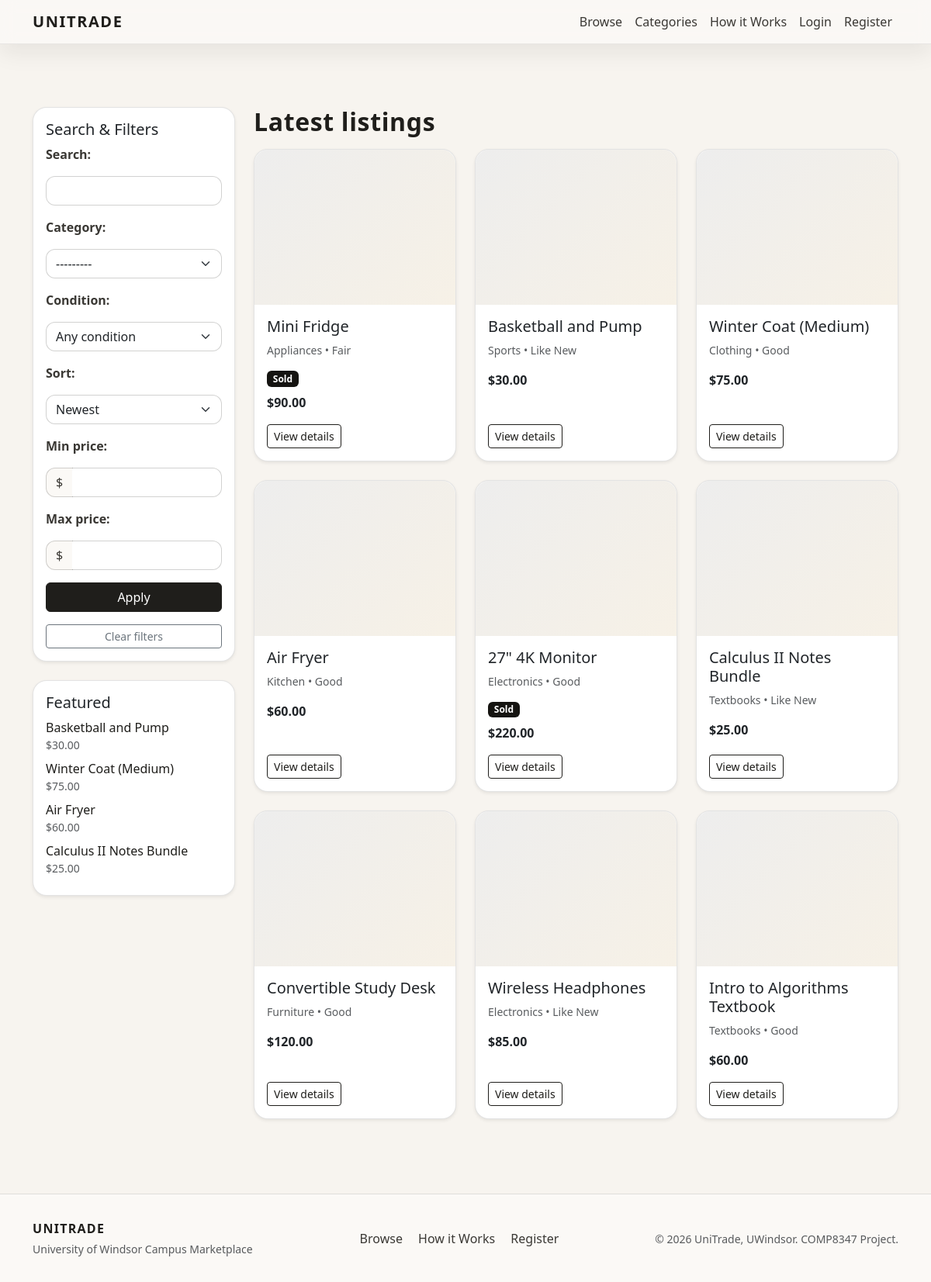
/browse/, run on an earlier commit of the app's database.
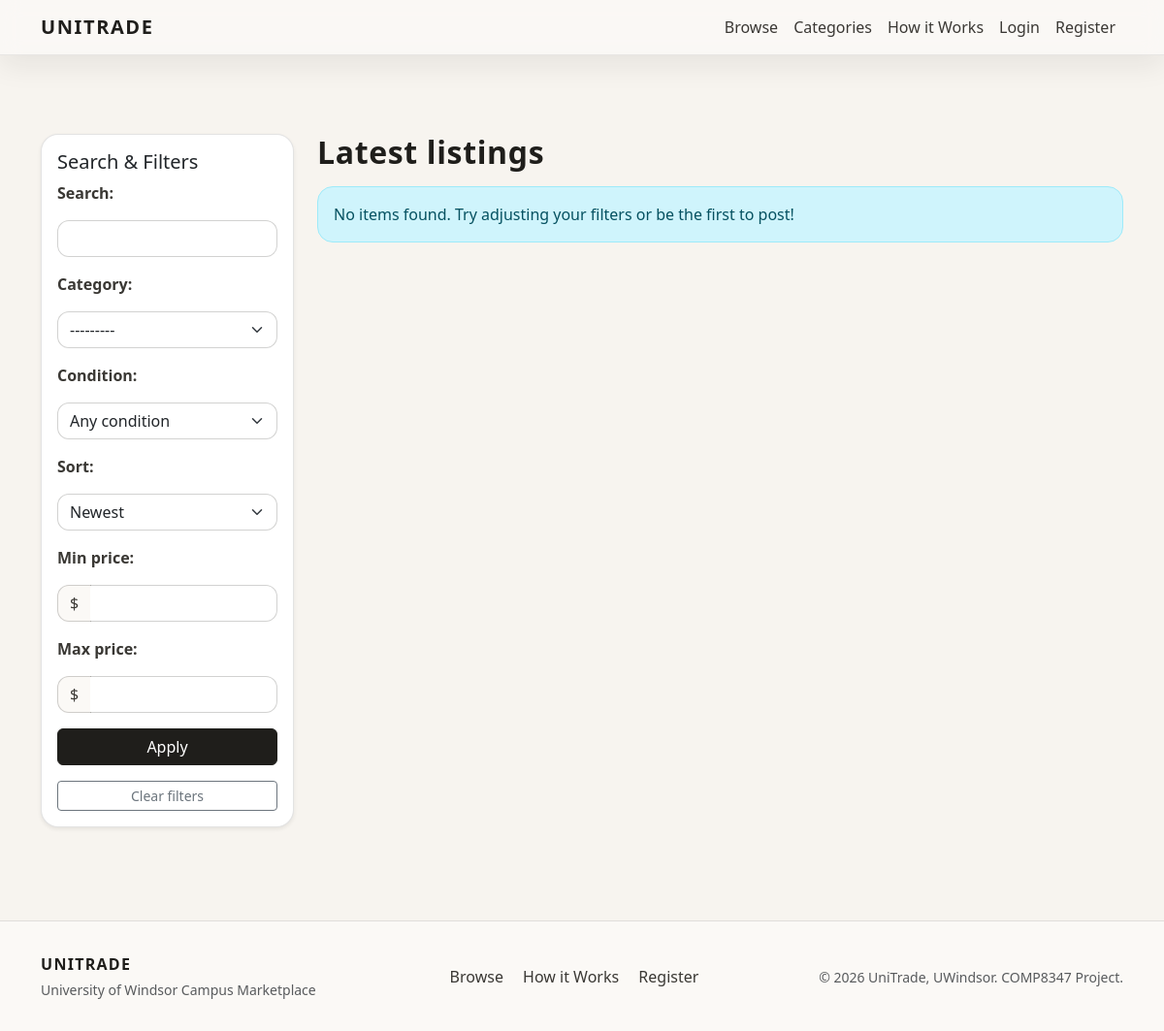
And on a later commit of the database.
### marketplace/models.py (models this page shows, shortened)
class Item(models.Model):
    CONDITION_NEW = 'new'
    CONDITION_LIKE_NEW = 'like_new'
    CONDITION_GOOD = 'good'
    CONDITION_FAIR = 'fair'
    CONDITION_POOR = 'poor'
    CONDITION_CHOICES = [
        (CONDITION_NEW, 'New'),
        (CONDITION_LIKE_NEW, 'Like New'),
        (CONDITION_GOOD, 'Good'),
        (CONDITION_FAIR, 'Fair'),
        (CONDITION_POOR, 'Poor'),
    ]
    STATUS_DRAFT = 'draft'
    STATUS_PUBLISHED = 'published'
    STATUS_SOLD = 'sold'
    STATUS_CHOICES = [
        (STATUS_DRAFT, 'Draft'),
        (STATUS_PUBLISHED, 'Published'),
        (STATUS_SOLD, 'Sold'),
    ]
    seller = models.ForeignKey(User, on_delete=models.CASCADE, related_name='items')
    category = models.ForeignKey(Category, on_delete=models.PROTECT, related_name='items')
    title = models.CharField(max_length=200)
    description = models.TextField()
    price = models.DecimalField(max_digits=10, decimal_places=2)
    condition = models.CharField(max_length=20, choices=CONDITION_CHOICES)
    status = models.CharField(max_length=20, choices=STATUS_CHOICES, default=STATUS_PUBLISHED)
    location = models.CharField(max_length=120, blank=True, default='UWindsor Campus')
    negotiable = models.BooleanField(default=False)
    created_at = models.DateTimeField(auto_now_add=True)
    updated_at = models.DateTimeField(auto_now=True)
    class Meta:
        ordering = ['-created_at']

class Category(models.Model):
    name = models.CharField(max_length=100, unique=True)
    slug = models.SlugField(max_length=120, unique=True)
    class Meta:
        verbose_name_plural = 'categories'
    def __str__(self):
        return self.name

### marketplace/views.py (the view, shortened to what this page needs)
# urls.py: path('browse/', views.BrowseListView.as_view(), name='browse'),
class BrowseListView(ListView):
    model = Item
    template_name = 'marketplace/home.html'
    context_object_name = 'items'
    paginate_by = 9
    def get_queryset(self):
        queryset = Item.objects.filter(
            status__in=[Item.STATUS_PUBLISHED, Item.STATUS_SOLD]
        ).select_related('category', 'seller').prefetch_related('images')
        form = self.get_filter_form()
        return queryset
    def get_filter_form(self):
        return ItemFilterForm(self.request.GET or None, categories=Category.objects.all())
    def get_context_data(self, **kwargs):
        context = super().get_context_data(**kwargs)
        context['filter_form'] = self.get_filter_form()
        context['featured_items'] = (
            Item.objects.filter(status=Item.STATUS_PUBLISHED)
            .select_related('category')
            .order_by('-created_at')[:4]
        )
        params = self.request.GET.copy()
        params.pop('page', None)
        context['filter_params'] = params.urlencode()
        return context

### marketplace/forms.py
class ItemFilterForm(forms.Form):
    q = forms.CharField(required=False, label='Search')
    category = forms.ModelChoiceField(queryset=None, required=False)
    condition = forms.ChoiceField(
        choices=[('', 'Any condition')] + Item.CONDITION_CHOICES,
        required=False,
    )
    min_price = forms.DecimalField(required=False, min_value=0, decimal_places=2)
    max_price = forms.DecimalField(required=False, min_value=0, decimal_places=2)
    sort = forms.ChoiceField(
        choices=[
            ('newest', 'Newest'),
            ('price_low', 'Lowest price'),
            ('price_high', 'Highest price'),
        ],
        required=False,
    )
    def __init__(self, *args, **kwargs):
        categories = kwargs.pop('categories', None)
        super().__init__(*args, **kwargs)
        if categories is not None:
            self.fields['category'].queryset = categories
        for field_name, field in self.fields.items():
            if field_name in {'category', 'condition', 'sort'}:
                field.widget.attrs.setdefault('class', 'form-select')
            else:
                field.widget.attrs.setdefault('class', 'form-control')

### marketplace/context_processors.py (called while the page is built, shortened)
def django_messages(request):
    return {'django_messages': get_messages(request)}

def unread_message_summary(request):
    if not request.user.is_authenticated:
        return {'unread_messages_count': 0}

### templates/marketplace/home.html (shortened to what this page needs)
{% extends 'base.html' %}
{% load humanize %}
{% block content %}
  <div class="row g-4">
    <div class="col-lg-3">
      <div class="card shadow-sm">
        <div class="card-body">
          <h5 class="card-title">Search & Filters</h5>
          <form method="get" class="vstack gap-3">
            {{ filter_form.q.label_tag }}
            {{ filter_form.q }}
            {{ filter_form.category.label_tag }}
            {{ filter_form.category }}
            {{ filter_form.condition.label_tag }}
            {{ filter_form.condition }}
            {{ filter_form.sort.label_tag }}
            {{ filter_form.sort }}
            {{ filter_form.min_price.label_tag }}
            <div class="input-group">
              <span class="input-group-text">$</span>
              {{ filter_form.min_price }}
            </div>
            {{ filter_form.max_price.label_tag }}
            <div class="input-group">
              <span class="input-group-text">$</span>
              {{ filter_form.max_price }}
            </div>
            <button class="btn btn-primary w-100" type="submit">Apply</button>
            <a href="{% url 'marketplace:browse' %}" class="btn btn-outline-secondary btn-sm w-100">Clear filters</a>
          </form>
        </div>
      </div>
      {% if featured_items %}
        <div class="card shadow-sm mt-4">
          <div class="card-body">
            <h5 class="card-title">Featured</h5>
            <ul class="list-unstyled mb-0">
              {% for fi in featured_items %}
                <li class="mb-2">
                  <a class="text-decoration-none" href="{% url 'marketplace:item_detail' fi.pk %}">
                    {{ fi.title }}
                  </a>
                  <div class="text-muted small">${{ fi.price|floatformat:2 }}</div>
                </li>
              {% endfor %}
            </ul>
          </div>
        </div>
      {% endif %}
    </div>
    <div class="col-lg-9">
      <h2 class="mb-3 section-title">Latest listings</h2>
      <div class="row g-4">
        {% for item in items %}
          <div class="col-md-6 col-xl-4">
            <div class="card h-100 shadow-sm">
              {% if item.images.first %}
                <img src="{{ item.images.first.image.url }}" class="card-img-top" alt="{{ item.title }}">
              {% else %}
                <div class="card-img-top-placeholder"></div>
              {% endif %}
              <div class="card-body d-flex flex-column">
                <h5 class="card-title">{{ item.title }}</h5>
                <p class="card-text text-muted small">
                  {{ item.category.name }} &bull; {{ item.get_condition_display }}
                </p>
                {% if item.status == 'sold' %}
                  <span class="badge text-bg-dark mb-2" style="width:fit-content">Sold</span>
                {% endif %}
                <p class="card-text fw-semibold">${{ item.price|floatformat:2 }}</p>
                <a href="{% url 'marketplace:item_detail' item.pk %}" class="btn btn-outline-primary btn-sm mt-auto" style="width:fit-content">
                  View details
                </a>
              </div>
            </div>
          </div>
        {% empty %}
          <div class="col-12">
            <div class="alert alert-info">No items found. Try adjusting your filters or be the first to post!</div>
          </div>
        {% endfor %}
      </div>
    </div>
  </div>
{% endblock %}

### templates/base.html (shortened to what this page needs)
{% load static %}
<!DOCTYPE html>
<html lang="en">
  <head>
    <link
      href="https://cdn.jsdelivr.net/npm/bootstrap@5.3.3/dist/css/bootstrap.min.css"
      rel="stylesheet"
    />
    <link rel="stylesheet" href="https://cdn.jsdelivr.net/npm/bootstrap-icons@1.11.3/font/bootstrap-icons.min.css">
    <link href="{% static 'css/styles.css' %}" rel="stylesheet" />
  </head>
  <body class="brand-body">
    <nav class="navbar navbar-expand-lg premium-nav fixed-top">
      <div class="container">
        <a class="navbar-brand brand-wordmark" href="{% url 'marketplace:landing' %}">
          UniTrade
        </a>
        <div class="collapse navbar-collapse" id="navbarContent">
          <ul class="navbar-nav ms-auto">
            <li class="nav-item">
              <a class="nav-link" href="{% url 'marketplace:browse' %}">Browse</a>
            </li>
            <li class="nav-item">
              <a class="nav-link" href="{% url 'marketplace:landing' %}#categories">Categories</a>
            </li>
            <li class="nav-item">
              <a class="nav-link" href="{% url 'marketplace:landing' %}#how-it-works">How it Works</a>
            </li>
            {% if user.is_authenticated %}
              <li class="nav-item">
                <a class="nav-link" href="{% url 'marketplace:item_post' %}"><i class="bi bi-plus-circle"></i> Post Ad</a>
              </li>
              <li class="nav-item">
                <a class="nav-link" href="{% url 'marketplace:dashboard' %}"><i class="bi bi-speedometer2"></i> Dashboard</a>
              </li>
              <li class="nav-item">
                <a class="nav-link nav-link-with-badge" href="{% url 'marketplace:messages_inbox' %}">
                  <i class="bi bi-chat-dots"></i> Messages
                  {% if unread_messages_count %}
                    <span class="message-nav-badge">{{ unread_messages_count }}</span>
                  {% endif %}
                </a>
              </li>
              {% if user.is_staff %}
                <li class="nav-item">
                  <a class="nav-link" href="{% url 'marketplace:admin_dashboard' %}"><i class="bi bi-shield-lock"></i> Admin Panel</a>
                </li>
              {% endif %}
              <li class="nav-item">
                <a class="nav-link" href="{% url 'marketplace:favorites' %}"><i class="bi bi-heart"></i> Favorites</a>
              </li>
              <li class="nav-item">
                <form method="post" action="{% url 'logout' %}" class="nav-logout-form">
                  {% csrf_token %}
                  <button type="submit" class="nav-link">Logout</button>
                </form>
              </li>
            {% else %}
              <li class="nav-item">
                <a class="nav-link" href="{% url 'login' %}">Login</a>
              </li>
              <li class="nav-item">
                <a class="nav-link" href="{% url 'marketplace:register' %}">Register</a>
              </li>
            {% endif %}
          </ul>
        </div>
      </div>
    </nav>
    <main class="container py-5 premium-main">
      {% block content %}{% endblock %}
    </main>
    <footer class="site-footer">
      <div class="container">
        <div class="row align-items-center gy-3">
          <div class="col-md-4">
            <span class="brand-wordmark">UniTrade</span>
            <p class="text-muted small mb-0 mt-1">University of Windsor Campus Marketplace</p>
          </div>
          <div class="col-md-4 text-md-center">
            <div class="footer-links">
              <a href="{% url 'marketplace:browse' %}">Browse</a>
              <a href="{% url 'marketplace:landing' %}#how-it-works">How it Works</a>
              {% if user.is_authenticated %}
                <a href="{% url 'marketplace:dashboard' %}">Dashboard</a>
                <a href="{% url 'marketplace:messages_inbox' %}">
                  Messages{% if unread_messages_count %} ({{ unread_messages_count }}){% endif %}
                </a>
                {% if user.is_staff %}
                  <a href="{% url 'marketplace:admin_dashboard' %}">Admin Panel</a>
                {% endif %}
              {% else %}
                <a href="{% url 'marketplace:register' %}">Register</a>
              {% endif %}
            </div>
          </div>
          <div class="col-md-4 text-md-end">
            <span class="text-muted small">&copy; 2026 UniTrade, UWindsor. COMP8347 Project.</span>
          </div>
        </div>
      </div>
    </footer>
  </body>
</html>

### static/css/styles.css (style rules this page uses)
:root { --ut-ivory: #f7f4ef; --ut-cream: #fbf9f6; --ut-charcoal: #1f1e1b; --ut-soft-charcoal: #3a3834; --ut-gold: #c6a15b; --ut-gold-glow: rgba(198, 161, 91, 0.25); --ut-border: rgba(31, 30, 27, 0.12); --ut-shadow: 0 18px 40px rgba(30, 30, 30, 0.12); }
body { font-family: "Segoe UI", system-ui, -apple-system, sans-serif; background: var(--ut-ivory); color: var(--ut-charcoal); display: flex; flex-direction: column; min-height: 100vh; }
label { font-weight: 600; color: var(--ut-soft-charcoal); }
a { color: var(--ut-charcoal); }
.brand-body { padding-top: 90px; }
.brand-wordmark { font-weight: 700; letter-spacing: 0.08em; text-transform: uppercase; color: var(--ut-charcoal); }
.premium-nav { background: rgba(251, 249, 246, 0.88); backdrop-filter: blur(10px); box-shadow: 0 10px 30px rgba(31, 30, 27, 0.08); border-bottom: 1px solid rgba(31, 30, 27, 0.08); }
.premium-nav .nav-link { color: var(--ut-soft-charcoal); font-weight: 500; }
.premium-main { min-height: 70vh; flex: 1; }
.btn-primary { background: var(--ut-charcoal); border-color: var(--ut-charcoal); }
.card { border-radius: 18px; border: 1px solid var(--ut-border); box-shadow: 0 12px 24px rgba(31, 30, 27, 0.08); }
.form-control, .form-select { border-radius: 12px; border: 1px solid rgba(31, 30, 27, 0.2); }
.input-group-text { border-radius: 12px 0 0 12px; border: 1px solid rgba(31, 30, 27, 0.2); background: var(--ut-cream); color: var(--ut-soft-charcoal); }
.input-group .form-control { border-left: 0; }
.alert { border-radius: 16px; }
.site-footer { background: var(--ut-cream); border-top: 1px solid var(--ut-border); padding: 2rem 0; margin-top: 3rem; }
.site-footer .footer-links a { margin-right: 1rem; text-decoration: none; color: var(--ut-soft-charcoal); font-weight: 500; }
.section-title { font-weight: 600; letter-spacing: 0.02em; }

What changed in the data, as far as the page shows it:
removed Item: title "Basketball and Pump", price "30.00", category.name "Sports", condition "Like New"
removed Item: title "Winter Coat (Medium)", price "75.00", category.name "Clothing", condition "Good"
removed Item: title "Air Fryer", price "60.00", category.name "Kitchen", condition "Good"
removed Item: title "Calculus II Notes Bundle", price "25.00", category.name "Textbooks", condition "Like New"
removed Item: title "Mini Fridge", category.name "Appliances", condition "Fair", status "Sold", price "90.00", shown under "Latest listings"
removed Item: title "27\" 4K Monitor", category.name "Electronics", condition "Good", status "Sold", price "220.00", shown under "Latest listings"
removed Item: title "Convertible Study Desk", category.name "Furniture", condition "Good", price "120.00", shown under "Latest listings"
removed Item: title "Wireless Headphones", category.name "Electronics", condition "Like New", price "85.00", shown under "Latest listings"
removed Item: title "Intro to Algorithms Textbook", category.name "Textbooks", condition "Good", price "60.00", shown under "Latest listings"
Also different on the page:
text no longer shown: "Featured"
text now shown: "No items found. Try adjusting your filters or be the first to post!"
